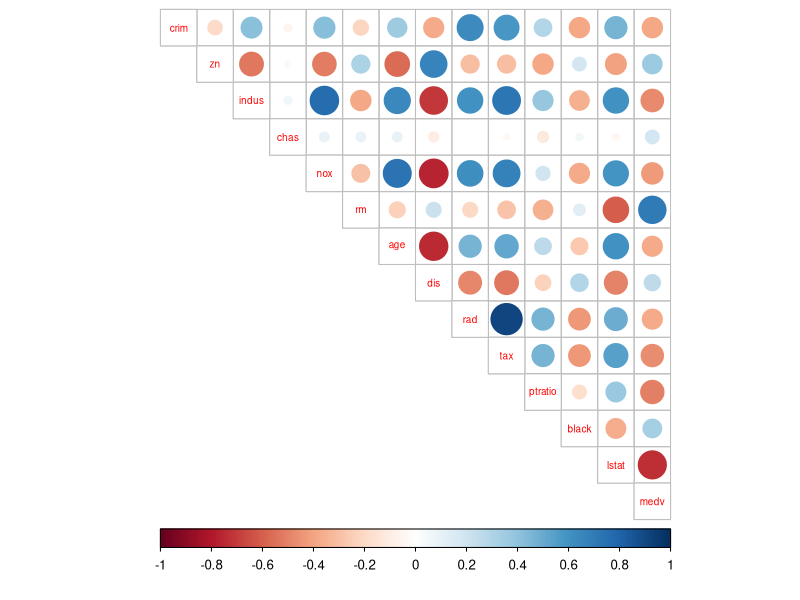
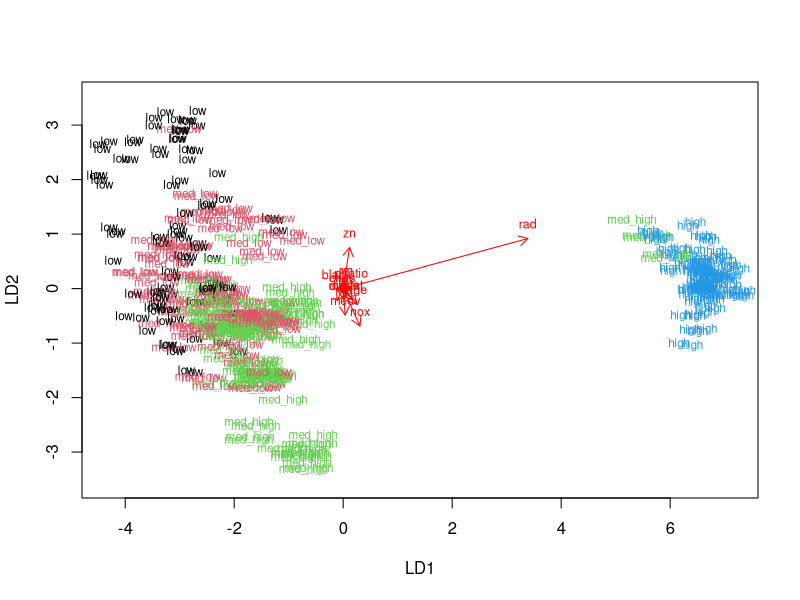
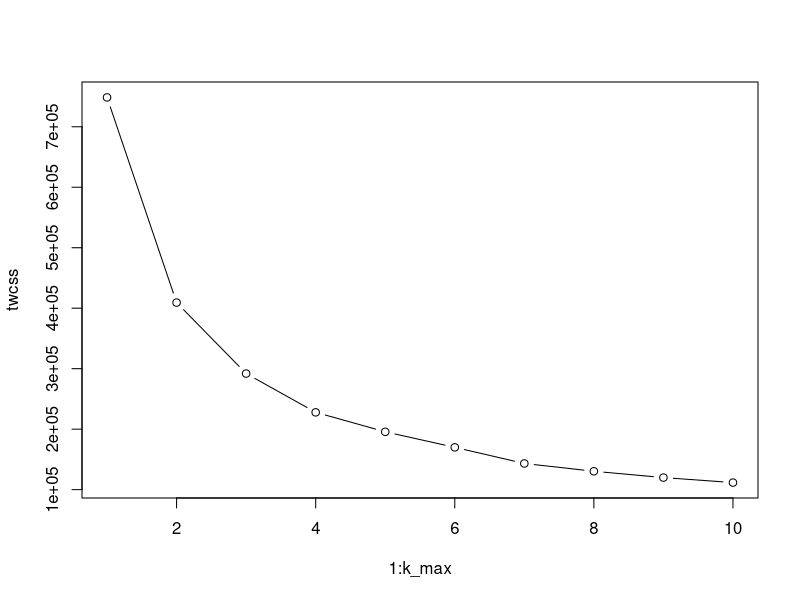
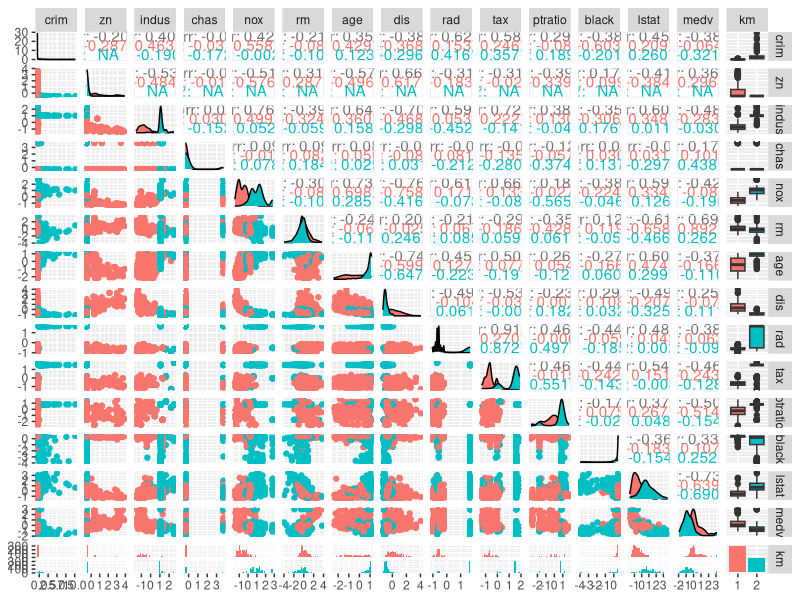

Write the R code that produced these figures, in order.
## ---- chunk 1
library(MASS)
data("Boston")
str(Boston)
dim(Boston)

## ---- chunk 2
summary(Boston)
## ---- chunk 3
library(dplyr); library(MASS); library(corrplot)
cor_matrix<-cor(Boston) %>% round(digits=2)
cor_matrix
corrplot(cor_matrix, method="circle", type="upper", cl.pos="b", tl.pos="d", tl.cex=0.6)
## ---- chunk 4
boston_scaled <- scale(Boston)
summary(boston_scaled)
class(boston_scaled)
boston_scaled<- as.data.frame(boston_scaled)
## ---- chunk 5
boston_scaled <- scale(Boston)
boston_scaled<- as.data.frame(boston_scaled)
scaled_crim <- boston_scaled$crim
summary(scaled_crim)
crim_quant <- quantile(scaled_crim)
crime <- cut(scaled_crim, breaks = crim_quant, include.lowest = TRUE, labels = c("low", "med_low", "med_high", "high"))

table(crime)
boston_scaled <- dplyr::select(boston_scaled, -crim)

boston_scaled <- data.frame(boston_scaled, crime)
## ---- chunk 6
n <- nrow(boston_scaled)
random <- sample(n,  size = n * 0.8)
# train set
train <- boston_scaled[random,]
# test set 
test <- boston_scaled[-random,]
#save crime from test
correct_classes <- test$crime
# remove crime from test data
test <- dplyr::select(test, -crime)
## ---- chunk 7
# linear discriminant analysis
lda.fit <- lda(formula= crime ~ ., data = train)

lda.fit

# the function for lda biplot arrows
lda.arrows <- function(x, myscale = 1, arrow_heads = 0.1, color = "red", tex = 0.75, choices = c(1,2)){
  heads <- coef(x)
  arrows(x0 = 0, y0 = 0, 
         x1 = myscale * heads[,choices[1]], 
         y1 = myscale * heads[,choices[2]], col=color, length = arrow_heads)
  text(myscale * heads[,choices], labels = row.names(heads), 
       cex = tex, col=color, pos=3)
}

# target classes as numeric
classes <- as.numeric(train$crime)

# plot the lda results
plot(lda.fit, dimen = 2, col=classes, pch=classes)
lda.arrows(lda.fit, myscale = 1)
## ---- chunk 8
# predict classes with test data
lda.pred <- predict(lda.fit, newdata = test)

# cross tabulate the results
table(correct = correct_classes, predicted = lda.pred$class)
## ---- chunk 9
data("Boston")
boston_scaled2 <- scale(Boston)
summary(boston_scaled2)
class(boston_scaled2)
boston_scaled2<- as.data.frame(boston_scaled2)
boston_scaled2
## ---- chunk 10

dist_eu <- dist(boston_scaled2)

# look at the summary of the distances
summary(dist_eu)


## ---- chunk 11
library(ggplot2); library(GGally)
set.seed(123)

# euclidean distance matrix

# determine the number of clusters
k_max <- 10

# calculate the total within sum of squares
twcss <- sapply(1:k_max, function(k){kmeans(dist_eu, k)$tot.withinss})

# visualize the results
plot(1:k_max, twcss, type='b')

# k-means clustering
km <-kmeans(dist_eu, centers = 2)

boston_scaled2$km <- as.factor(km$cluster)

# plot the Boston dataset with clusters
ggpairs(boston_scaled2, ggplot2::aes(colour=km))
